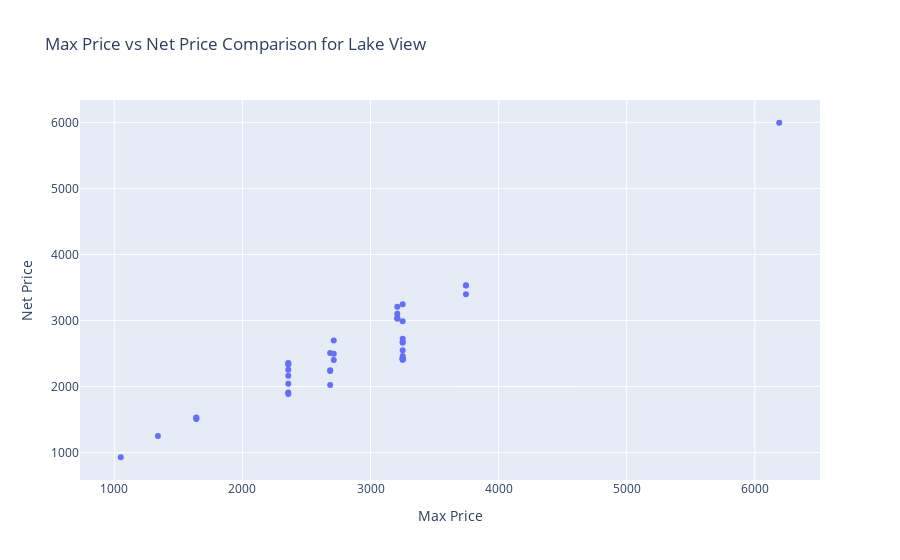

Source (notebook cell):
### Code cell
neighbourhood_df = df[df['neighborhood_name'] == 'Lake View']

fig = px.scatter(neighbourhood_df, 
                 x='max_price', 
                 y='net_price', 
                 hover_data=['name', 'unit_number', 'neighborhood_name'],
                 title=f"Max Price vs Net Price Comparison for {neighbourhood_df['neighborhood_name'].iloc[0]}",
                 labels={'max_price': 'Max Price', 'net_price': 'Net Price'})

fig.show()

### Figure 1 — Plotly figure (JSON) as saved in the notebook; plotly's stock layout.template omitted (floating-point values rounded to 4 significant figures)
{"data": [{"customdata": [["Halsted Flats", 914, "Lake View"], ["Halsted Flats", 515, "Lake View"], ["Halsted Flats", 615, "Lake View"], ["Halsted Flats", 514, "Lake View"], ["Halsted Flats", 614, "Lake View"], ["The Bryn", "17CR", "Lake View"], ["The Bryn", "14ER", "Lake View"], ["The Bryn", "17FR", "Lake View"], ["The Bryn", "19FR", "Lake View"], ["The Bryn", "3AR", "Lake View"], ["The Bryn", "7BR", "Lake View"], ["The Bryn", "5BR", "Lake View"], ["The Bryn", "16GR", "Lake View"], ["The Residences at Addison & Clark", 619, "Lake View"], ["The Residences at Addison & Clark", 833, "Lake View"], ["The Residences at Addison & Clark", 524, "Lake View"], ["The Residences at Addison & Clark", 830, "Lake View"], ["The Residences at Addison & Clark", 612, "Lake View"], ["The Residences at Addison & Clark", 820, "Lake View"], ["The Residences at Addison & Clark", 812, "Lake View"], ["The Residences at Addison & Clark", 620, "Lake View"], ["2950 North Sheridan", 606, "Lake View"], ["Halsted Flats", 919, "Lake View"], ["Halsted Flats", 801, "Lake View"], ["Halsted Flats", 420, "Lake View"], ["Halsted Flats", 521, "Lake View"], ["Halsted Flats", 724, "Lake View"], ["Halsted Flats", 1121, "Lake View"], ["Halsted Flats", 917, "Lake View"], ["Halsted Flats", 1304, "Lake View"], ["Halsted Flats", 1219, "Lake View"], ["Halsted Flats", 1312, "Lake View"], ["Halsted Flats", 1011, "Lake View"], ["Halsted Flats", 503, "Lake View"], ["2970 N Sheridan", 1528, "Lake View"], ["The Residences at Addison & Clark", 821, "Lake View"], ["The Residences at Addison & Clark", 705, "Lake View"], ["The Residences at Addison & Clark", 607, "Lake View"], ["The Residences at Addison & Clark", 516, "Lake View"], ["The Residences at Addison & Clark", 601, "Lake View"], ["The Residences at Addison & Clark", 510, "Lake View"]], "hovertemplate": "Max Price=%{x}<br>Net Price=%{y}<br>name=%{customdata[0]}<br>unit_number=%{customdata[1]}<br>neighborhood_name=%{customdata[2]}<extra></extra>", "legendgroup": "", "marker": {"color": "#636efa", "symbol": "circle"}, "mode": "markers", "name": "", "orientation": "v", "showlegend": false, "type": "scatter", "x": [3209, 3209, 3209, 3209, 3209, 1340, 1640, 1640, 1640, 2685, 2685, 2685, 2685, 2358, 2358, 2358, 2358, 2358, 2358, 2358, 2358, 6191, 3251, 3251, 3251, 3251, 3251, 3251, 3251, 3251, 3251, 3251, 3251, 3251, 1050, 2713, 2713, 2713, 3745, 3745, 3745], "xaxis": "x", "y": [3209, 3030, 3039, 3030, 3103, 1251, 1507, 1521, 1531, 2506, 2245, 2235, 2025, 2338, 2358, 2254, 2044, 1909, 2343, 1888, 2163, 5995, 2406, 2677, 2408, 2416, 2664, 2426, 2987, 2551, 2430, 2724, 3247, 2461, 929, 2697, 2400, 2497, 3534, 3529, 3399], "yaxis": "y"}], "layout": {"legend": {"tracegroupgap": 0}, "title": {"text": "Max Price vs Net Price Comparison for Lake View"}, "xaxis": {"anchor": "y", "domain": [0, 1], "title": {"text": "Max Price"}}, "yaxis": {"anchor": "x", "domain": [0, 1], "title": {"text": "Net Price"}}}}
